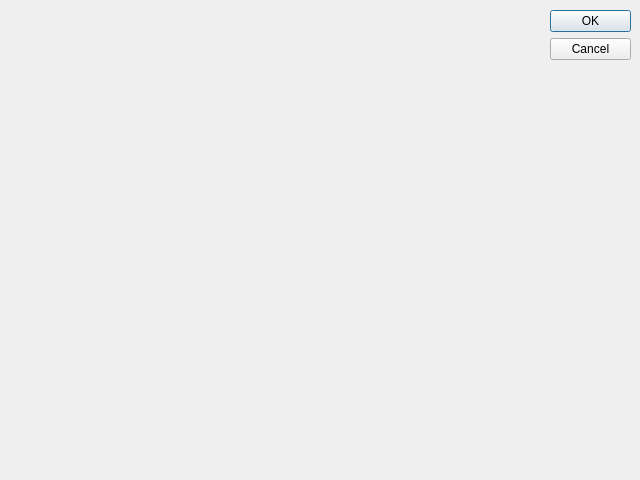
<ui version="4.0" >
 <class>Dialog</class>
 <widget class="QDialog" name="Dialog" >
  <property name="geometry" >
   <rect>
    <x>0</x>
    <y>0</y>
    <width>640</width>
    <height>480</height>
   </rect>
  </property>
  <property name="windowTitle" >
   <string>Dialog</string>
  </property>
  <widget class="QDialogButtonBox" name="buttonBox" >
   <property name="geometry" >
    <rect>
     <x>550</x>
     <y>10</y>
     <width>81</width>
     <height>461</height>
    </rect>
   </property>
   <property name="orientation" >
    <enum>Qt::Vertical</enum>
   </property>
   <property name="standardButtons" >
    <set>QDialogButtonBox::Cancel|QDialogButtonBox::Ok</set>
   </property>
  </widget>
 </widget>
 <resources/>
 <connections>
  <connection>
   <sender>buttonBox</sender>
   <signal>accepted()</signal>
   <receiver>Dialog</receiver>
   <slot>accept()</slot>
   <hints>
    <hint type="sourcelabel" >
     <x>248</x>
     <y>254</y>
    </hint>
    <hint type="destinationlabel" >
     <x>157</x>
     <y>274</y>
    </hint>
   </hints>
  </connection>
  <connection>
   <sender>buttonBox</sender>
   <signal>rejected()</signal>
   <receiver>Dialog</receiver>
   <slot>reject()</slot>
   <hints>
    <hint type="sourcelabel" >
     <x>316</x>
     <y>260</y>
    </hint>
    <hint type="destinationlabel" >
     <x>286</x>
     <y>274</y>
    </hint>
   </hints>
  </connection>
 </connections>
</ui>
